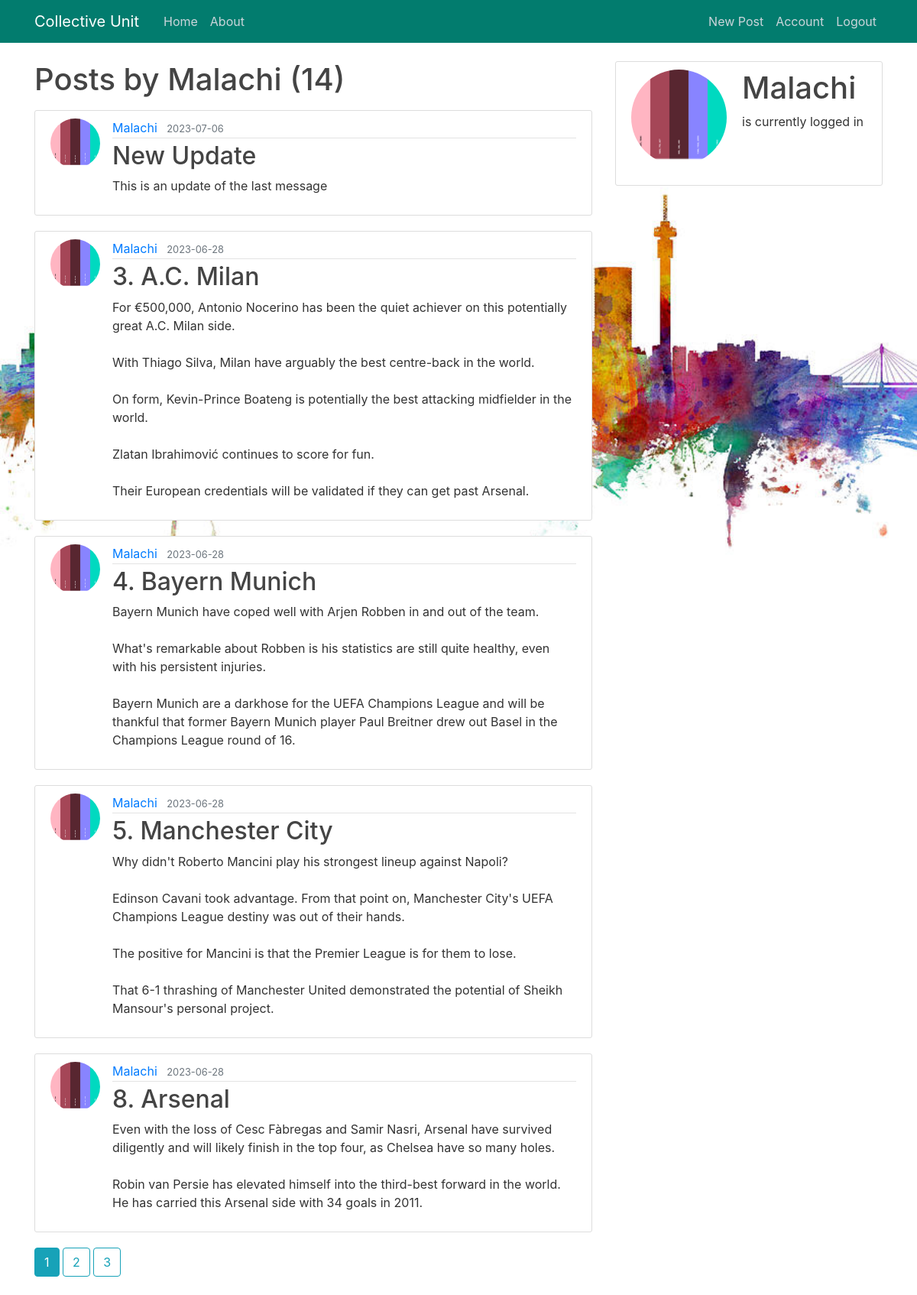
The page /user/Malachi (signed in) on the database as committed earlier.
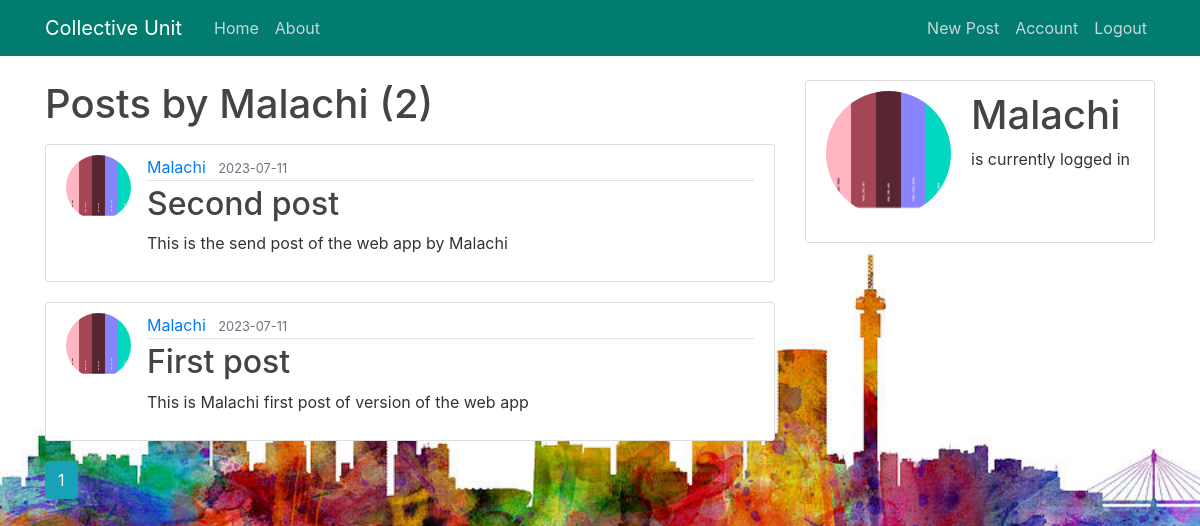
The same page on the database as committed later.
### application/models.py (models this page shows, shortened)
class User(db.Model, UserMixin):
    __tablename__ = "user"
    id = db.Column(db.Integer, primary_key=True)
    username = db.Column(db.String(20), nullable=False, unique=True)
    email = db.Column(db.String(120), nullable=False, unique=True)
    image_file = db.Column(db.String(20), nullable=False,
                           default='default.jpg')
    password = db.Column(db.String(60), nullable=False)
    posts = db.relationship('Post', backref='author', lazy=True)
    commentator = db.relationship('Comments', backref='commentator', lazy=True)

class Post(db.Model):
    __tablename__ = "post"
    id = db.Column(db.Integer, primary_key=True)
    title = db.Column(db.String(100), nullable=False)
    content = db.Column(db.Text, nullable=False)
    date_posted = db.Column(db.DateTime, nullable=False,
                            default=datetime.utcnow)
    user_id = db.Column(db.Integer, db.ForeignKey('user.id'), nullable=False)
    comments = db.relationship('Comments', backref='for_post', lazy=True)

### application/routes.py (the view)
@app.route('/user/<string:username>')
def user_posts(username):
    page = request.args.get('page', 1, type=int)
    user = User.query.filter_by(username=username).first_or_404()
    posts = Post.query.filter_by(author=user).order_by(Post.date_posted.desc()).paginate(per_page=5, page=page)
    image_file = url_for('static', filename='pics/' + current_user.image_file)
    return render_template('user_posts.html', posts=posts, user=user, image_file=image_file)

### application/models.py (called while the page is built)
@login_manager.user_loader
def load_user(user_id):
    return User.query.get(int(user_id))

### application/templates/user_posts.html
{% extends "layout.html" %}
{% block content %}
    <h1 class="mb-3">Posts by {{ user.username }} ({{ posts.total }})</h1>
    {% for post in posts.items %}
        <article class="media content-section">
          <img class="rounded-circle article-img" src="{{ url_for('static', filename='pics/' + post.author.image_file) }}">
          <div class="media-body">
            <div class="article-metadata">
              <a class="mr-2" href="{{ url_for('user_posts', username=post.author.username) }}">{{ post.author.username }}</a>
              <small class="text-muted">{{ post.date_posted.strftime('%Y-%m-%d') }}</small>
            </div>
            <h2><a class="article-title" href="{{ url_for('post', post_id=post.id) }}">{{ post.title }}</a></h2>
            <p class="article-content">{{ post.content }}</p>
          </div>
        </article>
    {% endfor %}
    {% for page_num in posts.iter_pages(left_edge=1, right_edge=1, left_current=1, right_current=2) %}
      {% if page_num %}
        {% if posts.page == page_num %}
          <a class="btn btn-info mb-4" href="{{ url_for('user_posts', username=user.username, page=page_num) }}">{{ page_num }}</a>
        {% else %}
          <a class="btn btn-outline-info mb-4" href="{{ url_for('user_posts', username=user.username, page=page_num) }}">{{ page_num }}</a>
        {% endif %}
      {% else %}
        ...
      {% endif %}
    {% endfor %}
{% endblock content %}

### application/templates/layout.html (shortened to what this page needs)
<!DOCTYPE html>
<html>
<head>
    <link rel="stylesheet" href="https://maxcdn.bootstrapcdn.com/bootstrap/4.0.0/css/bootstrap.min.css">
    <link rel="stylesheet" type="text/css" href="{{ url_for('static', filename='main.css') }}">
</head>
<body>
    <header class="site-header">
      <nav class="navbar navbar-expand-md navbar-dark bg-steel fixed-top">
        <div class="container">
          <a class="navbar-brand mr-4" href="/">Collective Unit</a>
          <div class="collapse navbar-collapse" id="navbarToggle">
            <div class="navbar-nav mr-auto">
              <a class="nav-item nav-link" href="{{ url_for('home') }}">Home</a>
              <a class="nav-item nav-link" href="{{ url_for('about') }}">About</a>
            </div>
            <div class="navbar-nav">
              {% if current_user.is_authenticated %}
              <a class="nav-item nav-link" href="{{ url_for('new_post') }}">New Post</a>
              <a class="nav-item nav-link" href="{{ url_for('account') }}">Account</a>
              <a class="nav-item nav-link" href="{{ url_for('logout') }}">Logout</a>
              {% else %}
              <a class="nav-item nav-link" href="{{ url_for('login') }}">Login</a>
              <a class="nav-item nav-link" href="{{ url_for('register') }}">Register</a>
              {% endif %}
            </div>
          </div>
        </div>
      </nav>
    </header>
    <main role="main" class="container">
      <div class="row">
        <div class="col-md-8">
          {% block content %}{% endblock %}
        </div>
        {% if current_user.is_authenticated %}
        <div class="col-md-4">
          <div class="content-section">
            <div class="media">
                <img class="rounded-circle account-img" src="{{ image_file }}">
                <div>
                    <h2 class="account-heading">{{ current_user.username }}</h2>
                    <p>is currently logged in</p>
                </div>
              </div>
          </div>
        </div>
        {% endif %}
      </div>
    </main>
</body>
</html>

### application/static/main.css (style rules this page uses)
body { background-image: url("../static/bg-pic/1.jpg"); background-size: 100%; background-repeat: no-repeat; color: #333333; margin-top: 5rem; line-height: 1.5; text-align: left; }
h1, h2, h3, h4, h5, h6 { color: #444444; }
.bg-steel { background-color: #027c6e; }
.site-header .navbar-nav .nav-link { color: #cbd5db; }
.content-section { background: #ffffff; padding: 10px 20px; border: 1px solid #dddddd; border-radius: 3px; margin-bottom: 20px; }
.article-title { color: #444444; }
.article-content { white-space: pre-line; }
.article-img { height: 65px; width: 65px; margin-right: 16px; }
.article-metadata { padding-bottom: 1px; margin-bottom: 4px; border-bottom: 1px solid #e3e3e3 }
.account-img { height: 125px; width: 125px; margin-right: 20px; margin-bottom: 16px; }
.account-heading { font-size: 2.5rem; }

Rows that differ between the two databases and show on the page:
removed Post: image_file (picture), author.username "Malachi", date_posted "2023-07-06", title "New Update", content "This is an update of the last message"
removed Post: image_file (picture), author.username "Malachi", date_posted "2023-06-28", title "3. A.C. Milan", content "For €500,000, Antonio Nocerino has been the quiet achiever on this potentially great A.C. Milan side. With Thiago Silva, Milan have arguably the best centre-back in the world. On form, Kevin-Prince Boateng is potentially the best attacking midfielder in the world. Zlatan Ibrahimović continues to score for fun. Their European credentials will be validated if they can get past Arsenal."
removed Post: image_file (picture), author.username "Malachi", date_posted "2023-06-28", title "4. Bayern Munich", content "Bayern Munich have coped well with Arjen Robben in and out of the team. What's remarkable about Robben is his statistics are still quite healthy, even with his persistent injuries. Bayern Munich are a darkhose for the UEFA Champions League and will be thankful that former Bayern Munich player Paul Breitner drew out Basel in the Champions League round of 16."
removed Post: image_file (picture), author.username "Malachi", date_posted "2023-06-28", title "5. Manchester City", content "Why didn't Roberto Mancini play his strongest lineup against Napoli? Edinson Cavani took advantage. From that point on, Manchester City's UEFA Champions League destiny was out of their hands. The positive for Mancini is that the Premier League is for them to lose. That 6-1 thrashing of Manchester United demonstrated the potential of Sheikh Mansour's personal project."
removed Post: image_file (picture), author.username "Malachi", date_posted "2023-06-28", title "8. Arsenal", content "Even with the loss of Cesc Fàbregas and Samir Nasri, Arsenal have survived diligently and will likely finish in the top four, as Chelsea have so many holes. Robin van Persie has elevated himself into the third-best forward in the world. He has carried this Arsenal side with 34 goals in 2011."
now on this page (row edited): Post: image_file (picture), author.username "Malachi", date_posted "2023-07-11", title "Second post", content "This is the send post of the web app by Malachi"
now on this page (row edited): Post: image_file (picture), author.username "Malachi", date_posted "2023-07-11", title "First post", content "This is Malachi first post of version of the web app"
Other text that changed with them:
{{ posts.total }}: "14" → "2"
list line gone: "2"
list line gone: "3"
